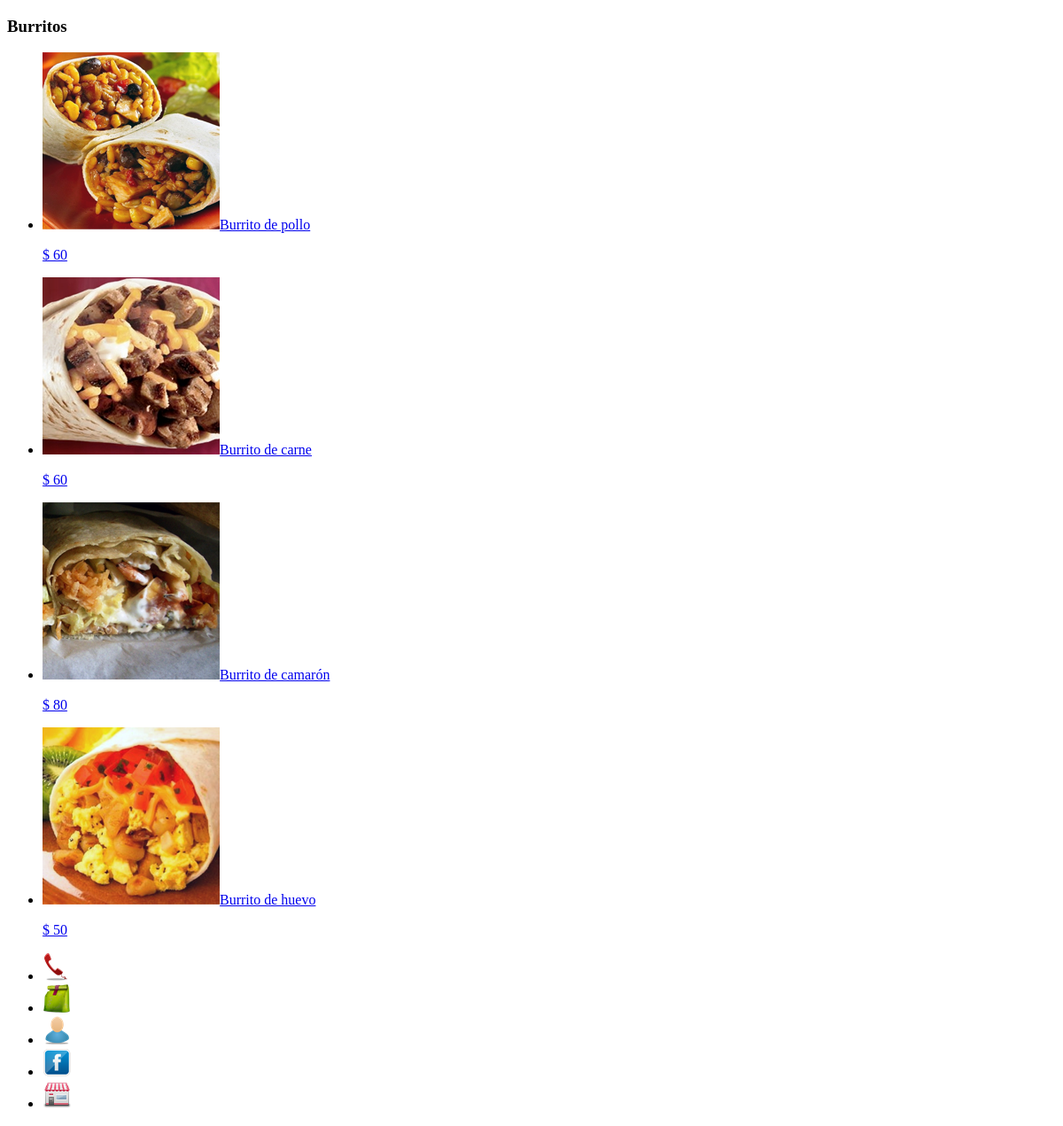
/index.php/movil/categorias/ver/4, run on the app's committed database.
### tables this page shows
CREATE TABLE IF NOT EXISTS `articulo_menu` (
  `id` int(10) DEFAULT NULL,
  `id_categoria` int(10) DEFAULT NULL,
  `nombre` varchar(50) DEFAULT NULL,
  `descripcion` varchar(300) DEFAULT NULL,
  `foto` varchar(50) DEFAULT NULL,
  `precio` float DEFAULT NULL
);

### application/controllers/movil/categorias.php (called while the page is built, shortened)
<?php
class Categorias extends CI_Controller {
    public function ver($id) {
        $this->load->model('Comercio');
        $this->Comercio->load();
        $data['comercio'] = $this->Comercio;
        $this->load->model('Categoria');
        $this->Categoria->load($id);
        $data['categoria'] = $this->Categoria;
        $data['titulo'] = $this->Categoria->nombre;
        $this->load->view('movil/categoria', $data);
    }
}
?>

### index.php (called while the page is built, shortened)
<?php
require_once BASEPATH.'core/CodeIgniter.php';

### application/models/comercio.php (called while the page is built, shortened)
<?php
class Comercio extends CI_Model {
    function load() {
        $query = $this->db->get('categoria');
        $resultadosCategorias = $query->result();
        foreach ($resultadosCategorias as $resultadosCategoria) {
            $categoria = new Categoria();
        }
    }
}
?>

### application/models/categoria.php (called while the page is built, shortened)
<?php
class Categoria extends CI_Model {
    function load($id) {
        $this->db->select('*');
        $this->db->from('articulo_menu');
        $this->db->where('id_categoria', $id);
        $query = $this->db->get();
        $resultadosArticulos = $query->result();
        foreach ($resultadosArticulos as $resultadosArticulo) {
            $articulo = new ArticuloMenu();
            $articulo->id = $resultadosArticulo->id;
            $articulo->nombre = $resultadosArticulo->nombre;
            $articulo->foto = $resultadosArticulo->foto;
            $articulo->precio = $resultadosArticulo->precio;
        }
    }
}
?>

### application/views/movil/categoria.php (the view)
<?php
include 'html-head.php';
include 'header-titulotexto.php';
?>
<div>
    <ul data-role="listview" id="lista">
        <?php
        foreach ($categoria->articulos as $articuloMenu) {
            echo '<li>';
            echo '<a href="' . site_url('movil/articulos/ver/' . $articuloMenu->id) . '">';
            echo '<img src="' . base_url($articuloMenu->foto) . '"/>';
            echo $articuloMenu->nombre;
            echo '<p><p/><p>$ ' . $articuloMenu->precio . '</p>';
            echo '</a>';
            echo '</li>';
        }
        ?>
    </ul>
</div>
<?php
include 'footer.php';
?>

### data on the page
articulo_menu: foto (picture), nombre "Burrito de pollo", precio "60"
articulo_menu: foto (picture), nombre "Burrito de carne", precio "60"
articulo_menu: foto (picture), nombre "Burrito de camarón", precio "80"
articulo_menu: foto (picture), nombre "Burrito de huevo", precio "50"

### other printed values
$titulo "Burritos"
